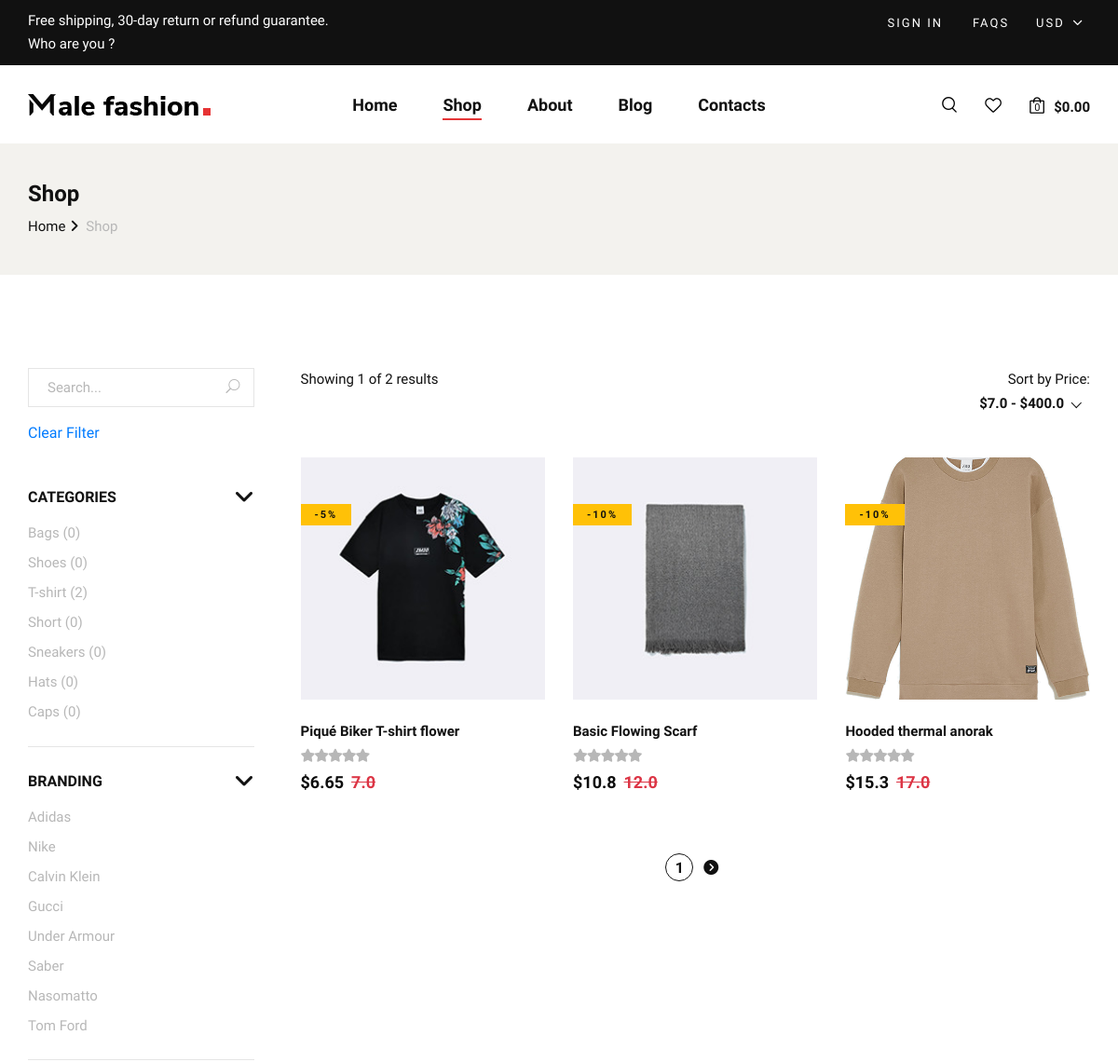
The app's page /shop/ (upper part), older data.
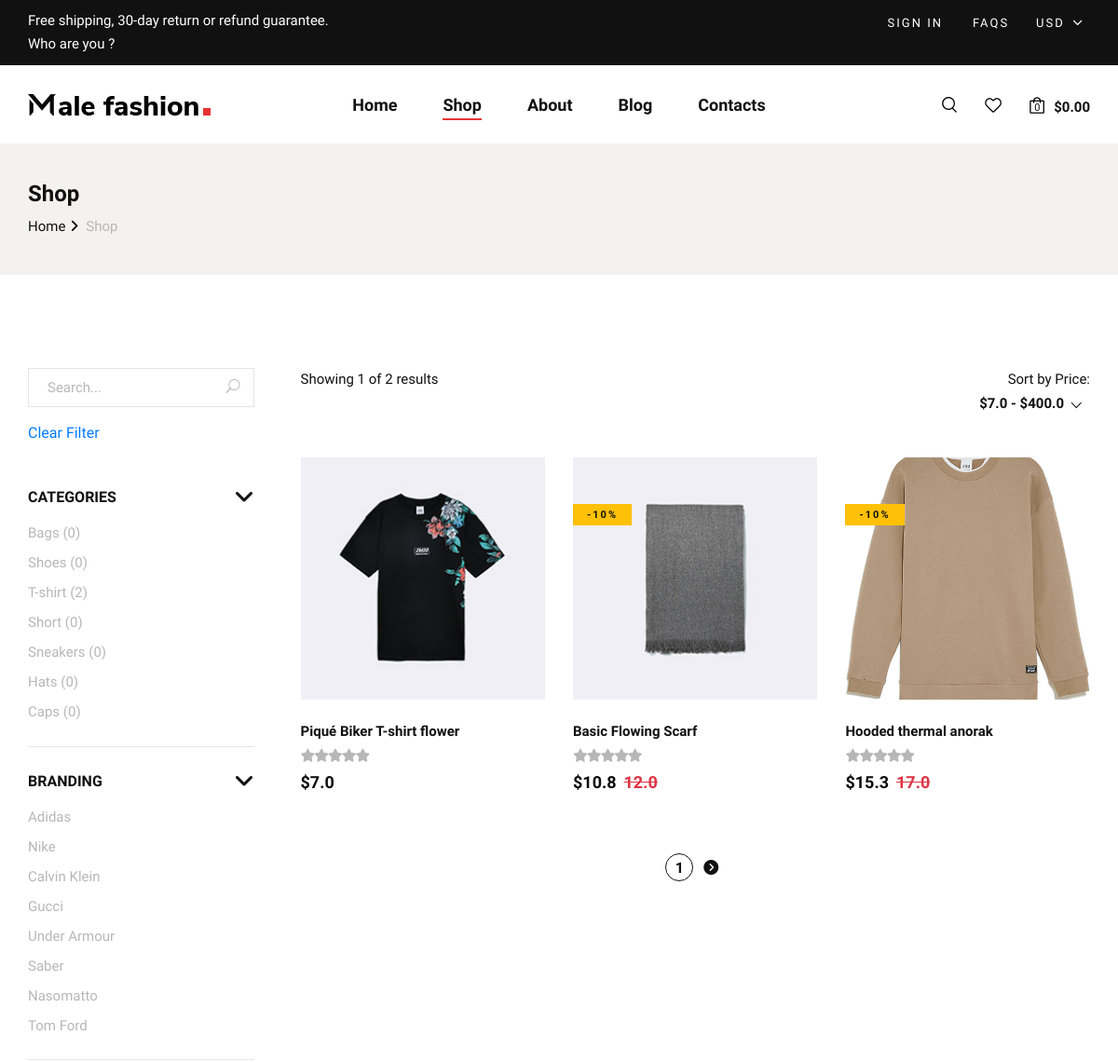
The same page, newer data.
### products/models.py (models this page shows, shortened)
class ProductModel(models.Model):
    name = models.CharField(max_length=64)
    description = models.TextField()
    price = models.FloatField(default=0.0)
    image = models.ImageField(upload_to="products")
    discount = models.PositiveIntegerField(default=0)
    rating = models.PositiveIntegerField(default=1, validators=[rating_value_validate])
    category = models.ForeignKey(CategoryModel, on_delete=models.CASCADE, related_name="products")
    brand = models.ForeignKey(BrandModel, on_delete=models.CASCADE)
    sizes = models.ManyToManyField(SizeModel)
    colors = models.ManyToManyField(ColorModel)
    tags = models.ManyToManyField(TagModel)
    created_at = models.DateTimeField(auto_now_add=True)
    updated_at = models.DateTimeField(auto_now=True)
    def is_new(self):
        current_time = timezone.now()
        diff = (current_time - self.created_at).days
        if diff <= 3:
            return True
        else:
            return False
    def get_real_price(self):
        total = self.price - ((self.price / 100) * self.discount)
        return total
    class Meta:
        verbose_name = "Product"
        verbose_name_plural = "Products"

### pages/views.py (the view)
# urls.py: path('shop/', shopPageView, name="shop"),
def shopPageView(request):
    products = ProductModel.objects.all().order_by("price")
    q = request.GET.get('q')
    from_price = request.GET.get("from_price")
    to_price = request.GET.get("to_price")
    category = request.GET.get('category')
    sort = request.GET.get('sort')
    brand = request.GET.get('brand')
    size = request.GET.get('size')
    color = request.GET.get('color')
    tag = request.GET.get('tag')
    if q:
        products = products.filter(name__icontains=q)
    elif category:
        products = products.filter(category__title=category)
    elif brand:
        products = products.filter(brand__title=brand)
    elif size:
        products = products.filter(sizes__title=size)
    elif color:
        products = products.filter(colors__name=color)
    elif tag:
        products = products.filter(tags__title=tag)
    elif sort:
        products = products.order_by(sort)
    elif from_price and to_price:
        products = products.filter(price__gte=from_price, price__lte=to_price)
    paginator = Paginator(products, 3)
    page_number = int(request.GET.get('page', 1))
    try:
        page_obj = paginator.get_page(page_number)  # returns the desired page object
    except PageNotAnInteger:
        page_obj = paginator.page(1)
    except EmptyPage:
        page_obj = paginator.page(paginator.num_pages)
    context = {
        "products": products,
        "categories": CategoryModel.objects.all(),
        "brands": BrandModel.objects.all(),
        "sizes": SizeModel.objects.all(),
        "colors": ColorModel.objects.all(),
        "tags": TagModel.objects.all(),
        "min_price": ProductModel.objects.aggregate(min_price=Min("price"))['min_price'],
        "max_price": ProductModel.objects.aggregate(max_price=Max("price"))['max_price'],
        "page_obj": page_obj
    }
    return render(request, template_name="shop.html", context=context)

### templates/shop.html (shortened to what the changed rows need)
{% extends 'layouts/base.html' %}
{% load my_tags %}
{% load static %}
{% block content %}
    {% block extra_css %}
    <link rel="stylesheet" href="https://cdnjs.cloudflare.com/ajax/libs/ion-rangeslider/2.3.1/css/ion.rangeSlider.min.css"/>
    {% endblock %}
    <section class="shop spad">
        <div class="container">
            <div class="row">
                <div class="col-lg-9">
                    <div class="row">
                        {% for product in page_obj.object_list %}
                        <div class="col-lg-4 col-md-6 col-sm-6">
                            <div class="product__item">
                                <div class="product__item__pic set-bg" data-setbg="{{ product.image.url }}">
                                    {% if product.discount %}
                                        <span style="margin-top: 30px;" class="label bg-warning">-{{ product.discount }}%</span>
                                    {% endif %}
                                </div>
                                <div class="product__item__text">
                                    <h6>{{ product.name }}</h6>
                                    <div class="rating">
                                        <i class="fa fa-star-o"></i>
                                        <i class="fa fa-star-o"></i>
                                        <i class="fa fa-star-o"></i>
                                        <i class="fa fa-star-o"></i>
                                        <i class="fa fa-star-o"></i>
                                    </div>
                                    <h5>${{ product.get_real_price }}<s class="text-danger">{% if product.discount %}<span class="ml-2">{{ product.price }}</span>{% endif %}</s></h5>
                                </div>
                            </div>
                        </div>
                        {% endfor %}
                    </div>
                </div>
            </div>
        </div>
    </section>
{% endblock %}

Row changes from the older to the newer data that the page shows:
changed ProductModel "Piqué Biker T-shirt flower": get_real_price "6.65" → "7.0"; discount "5" → (not shown); price "7.0" → (not shown)
